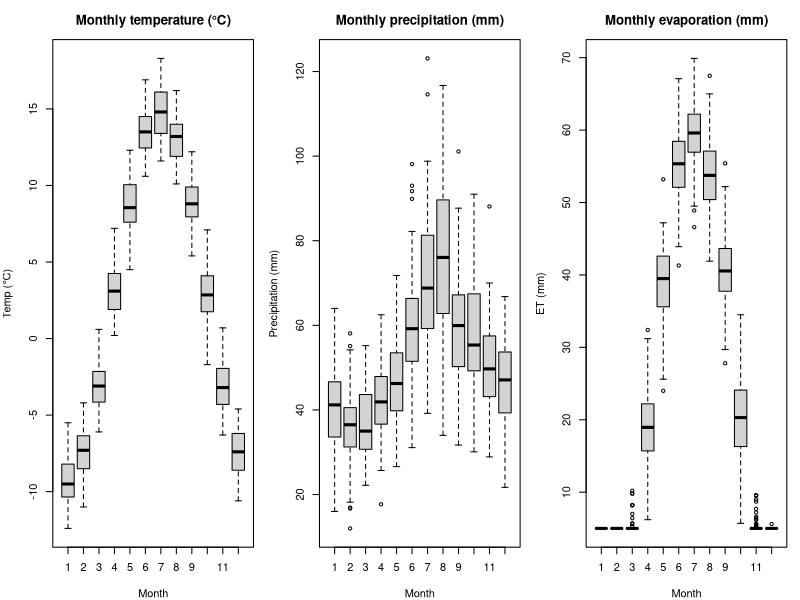
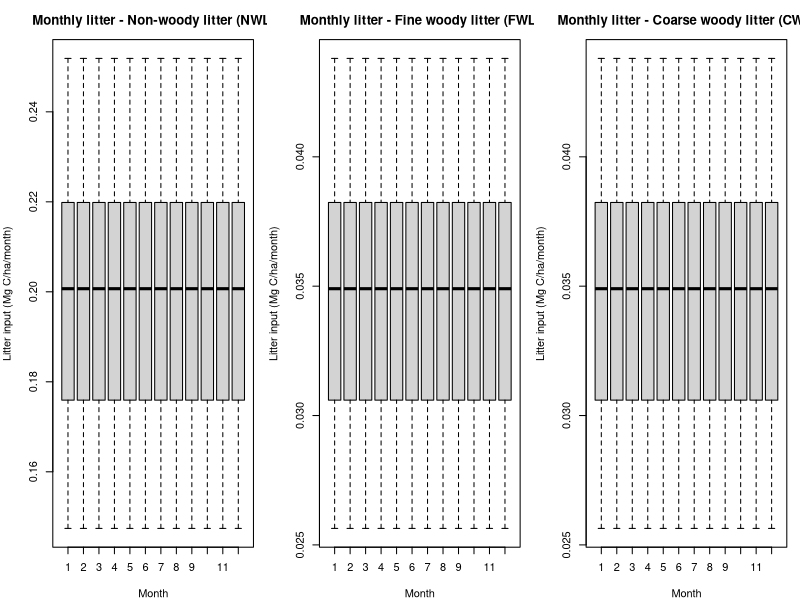
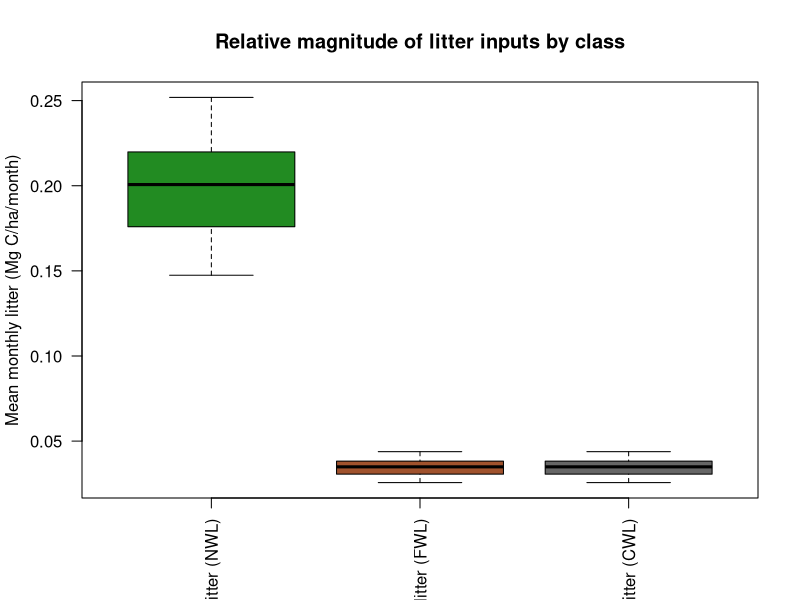

R code for these plots, in order:
# =============================================================================
# TESTING
# =============================================================================
#
# This script is for testing the whole SOC model comparison framework.
# It generates synthetic data, runs the models and compares results.
#
# =============================================================================

# Load required libraries
library(dplyr)
library(tidyr)


dir.create("./Testing", showWarnings = FALSE)


# =============================================================================
# STEP 1: Generate Synthetic Input Data
# =============================================================================

generate_input_template <- function(plot_ids = c("PLOT_001", "PLOT_002", "PLOT_003", "PLOT_004"),
                                    years = 2000:2020) {
  
  grid <- expand.grid(
    plot_id = plot_ids,
    year    = years,
    month   = 1:12,
    stringsAsFactors = FALSE
  )
  grid <- grid[order(grid$plot_id, grid$year, grid$month), ]
  n <- nrow(grid)
  
  # AWEN proportions by litter class.
  # NWL weights are derived from foliage (1.2) + fine_roots (0.8) + understorey (0.3).
  # CWL weights are derived from stems (0.1) + coarse_roots (0.3).
  # FWL = branches only.
  awen_props <- list(
    nwl = c(A = 0.49, W = 0.09, E = 0.02, N = 0.40),
    fwl = c(A = 0.50, W = 0.05, E = 0.03, N = 0.42),
    cwl = c(A = 0.45, W = 0.03, E = 0.01, N = 0.51)
  )
  
  # Annual litter totals per class (Mg C/ha/yr)
  litter_totals <- list(nwl = 2.3, fwl = 0.4, cwl = 0.4)
  
  # Per-plot base temperature offsets (simulate site variability)
  base_temps <- c(3.5, 2.0, 4.5, 1.5)
  names(base_temps) <- plot_ids
  
  # Per-plot precip scaling
  precip_scales <- c(1.00, 1.10, 0.90, 1.15)
  names(precip_scales) <- plot_ids
  
  # Per-plot litter scaling (simulate different productivity)
  litter_scales <- c(1.00, 1.10, 0.85, 1.20)
  names(litter_scales) <- plot_ids
  
  # Generate litter columns (monthly = annual/12)
  for (cls in names(litter_totals)) {
    total_monthly <- litter_totals[[cls]] / 12
    props <- awen_props[[cls]]
    
    for (frac in c("A", "W", "E", "N")) {
      col_name   <- paste0("C_", cls, "_", frac)
      base_value <- total_monthly * props[frac]
      
      plot_effect <- litter_scales[grid$plot_id]
      year_effect <- 1 + 0.1 * sin(2 * pi * (grid$year - min(years)) / 10)
      
      grid[[col_name]] <- round(base_value * plot_effect * year_effect, 6)
    }
  }
  
  # Climate
  base_temp_vec <- base_temps[grid$plot_id]
  grid$temp_air <- round(base_temp_vec + 12 * sin(2 * pi * (grid$month - 4) / 12) +
                           rnorm(n, 0, 1), 1)
  
  monthly_precip <- c(40, 35, 35, 40, 45, 55, 70, 75, 60, 55, 50, 45)
  grid$precip <- round(monthly_precip[grid$month] *
                         precip_scales[grid$plot_id] *
                         (1 + rnorm(n, 0, 0.2)), 1)
  
  grid$evap <- round(pmax(5, 20 + 40 * sin(2 * pi * (grid$month - 4) / 12) +
                            rnorm(n, 0, 5)), 1)
  
  # SOC observations: 2 measurements per plot (beginning and end of time series),
  # recorded in July (month 7). Values are realistic Finnish forest SOC
  # (30-80 tC/ha), with 5% plot-level noise. All other rows are NA.
  soc_base <- c(55, 48, 62, 70)
  names(soc_base) <- plot_ids
  obs_years <- c(min(years), max(years))
  
  grid$soc_obs_tCha <- NA_real_
  for (pid in plot_ids) {
    for (oy in obs_years) {
      row_idx <- which(grid$plot_id == pid & grid$year == oy & grid$month == 7L)
      if (length(row_idx) == 1L)
        grid$soc_obs_tCha[row_idx] <- round(soc_base[pid] * (1 + rnorm(1, 0, 0.05)), 1)
    }
  }
  
  grid
}

# Generate site data
generate_site_template <- function(plot_ids = c("PLOT_001", "PLOT_002", "PLOT_003", "PLOT_004")) {
  data.frame(
    plot_id     = plot_ids,
    pine_prop   = c(0.30, 0.50, 0.20, 0.70),
    spruce_prop = c(0.60, 0.40, 0.70, 0.20),
    birch_prop  = c(0.10, 0.10, 0.10, 0.10),
    clay        = c(18,   22,   15,   25),
    soil_depth  = c(23,   20,   25,   18),
    stringsAsFactors = FALSE
  )
}


# Generate data
input_data <- generate_input_template(
  plot_ids = c("PLOT_001", "PLOT_002", "PLOT_003", "PLOT_004"),
  years = 2000:2020
)
site_data <- generate_site_template(
  plot_ids = c("PLOT_001", "PLOT_002", "PLOT_003", "PLOT_004")
)

cat(sprintf("Generated input data: %d rows (months)\n", nrow(input_data)))
cat(sprintf("Time span: %d-%d\n", min(input_data$year), max(input_data$year)))
cat(sprintf("SOC observations: %d rows\n", sum(!is.na(input_data$soc_obs_tCha))))


# -----------------------------------------------------
# Climate of the scenario
# -----------------------------------------------------

png("./Testing/synthetic_climate.png", width = 1000, height = 350)
par(mfrow = c(1, 3), mar = c(4, 4, 3, 1))

boxplot(input_data$temp_air ~ input_data$month,
        main = "Monthly temperature (°C)", xlab = "Month", ylab = "Temp (°C)")

boxplot(input_data$precip ~ input_data$month,
        main = "Monthly precipitation (mm)", xlab = "Month", ylab = "Precipitation (mm)")

boxplot(input_data$evap ~ input_data$month,
        main = "Monthly evaporation (mm)", xlab = "Month", ylab = "ET (mm)")

par(mfrow = c(1, 1))
dev.off()


# -----------------------------------------------------
# Monthly litter totals by class (A + W + E + N)
# -----------------------------------------------------

total_litter_class <- function(df, cls) {
  rowSums(df[, paste0("C_", cls, "_", c("A","W","E","N")), drop = FALSE],
          na.rm = TRUE)
}

classes      <- c("nwl", "fwl", "cwl")
class_labels <- c("Non-woody litter (NWL)", "Fine woody litter (FWL)",
                  "Coarse woody litter (CWL)")

png("./Testing/synthetic_litter_by_month.png", width = 1000, height = 380)
par(mfrow = c(1, 3), mar = c(4, 4, 3, 1))

for (i in seq_along(classes)) {
  boxplot(
    total_litter_class(input_data, classes[i]) ~ input_data$month,
    main = paste("Monthly litter -", class_labels[i]),
    xlab = "Month",
    ylab = "Litter input (Mg C/ha/month)"
  )
}

par(mfrow = c(1, 1))
dev.off()


png("./Testing/synthetic_litter_by_class.png", width = 600, height = 500)
cols <- c("forestgreen", "sienna", "grey40")

boxplot(
  lapply(classes, function(cls) total_litter_class(input_data, cls)),
  names = class_labels,
  las   = 2,
  col   = cols,
  ylab  = "Mean monthly litter (Mg C/ha/month)",
  main  = "Relative magnitude of litter inputs by class"
)
dev.off()


# =============================================================================
# WRITE THE TEMPLATE WITH THE INPUT DATA
# =============================================================================
write.csv(input_data, "synthetic_input_data_template.csv", row.names = FALSE)
write.csv(site_data,  "synthetic_site_data_template.csv",  row.names = FALSE)

cat("Saved: synthetic_input_data_template.csv\n")
cat("Saved: synthetic_site_data_template.csv\n")
cat("Saved figures to ./Testing/\n")
